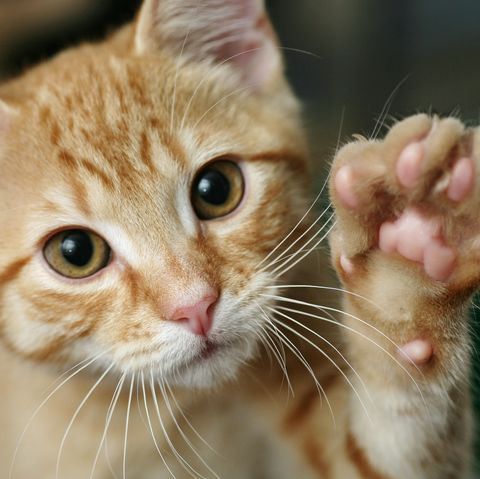
#> input picture cat_image.jpg, 480 x 479 px
$ python 'Intensity Slicing.py'
#> lines starting #> are read from the running program, lines starting #| are printed output that depends on the picture
# Implement Intensity Slicing with and without background on an image

from PIL import Image
img=Image.open('cat_image.jpg')
#> img is the input picture: PIL image 480x479 RGB; mean R, G, B 141.9, 123.4, 96.7
#img.show()
width, height= img.size
#> width = 480; height = 479
pix=img.load()
intenA=50
intenB=150
for i in range(width):
  for j in range(height):
    r,g,b=pix[i,j]
    if((intenA<=r and r<=intenB)or (intenA<=g and g<=intenB)or(intenA<=b and b<=intenB)):
      r=g=b=255
    else:
      r=r
      g=g
      b=b
    pix[i,j]=(r,g,b)

img.save('catslicing2.jpg')
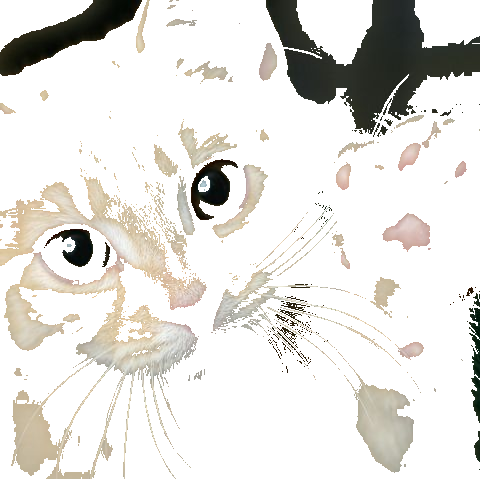
#> saved as catslicing2.jpg: PIL image 480x479 RGB; mean R, G, B 227.1, 225.4, 221.3
img1=Image.open('catslicing2.jpg')
# img1.show()
display(img1)
